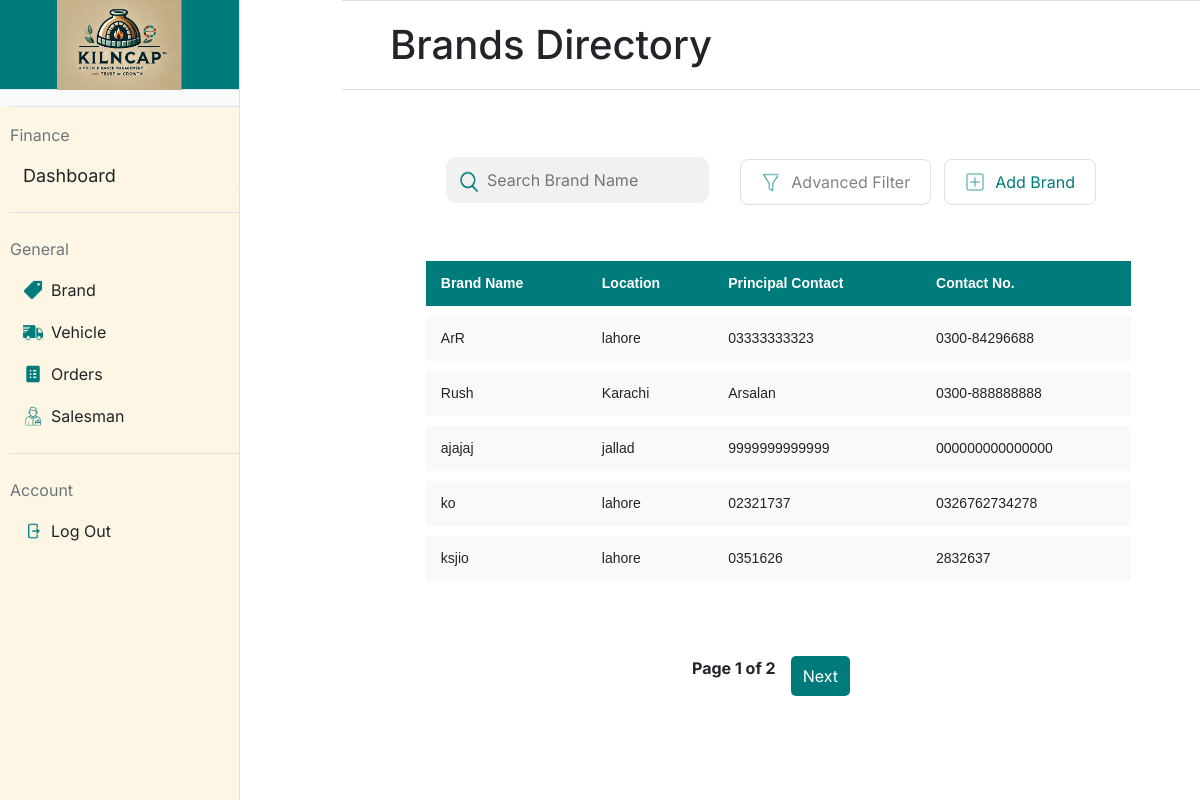
/brand (signed in), run on the app's committed database.
### models/brand.py (models this page shows, shortened)
class Brand(db.Model):
    __tablename__ = 'brands'
    id = db.Column(db.Integer, primary_key=True, autoincrement=True)
    name = db.Column(db.String(30), nullable=False)
    location = db.Column(db.String(100), nullable=False)
    contact_no = db.Column(db.String(12), unique=True, nullable=False)
    principal_contact = db.Column(db.String(12), nullable=False)
    brick_types = db.relationship('BrickType', backref='brand', cascade="all, delete-orphan")

### app.py (the view)
@app.route('/brand', methods=['GET'])
@login_required
def brand():
    page = request.args.get('page', 1, type=int)  # Get the current page number from the URL query parameter
    per_page = 5  # Number of brands to display per page
    brands_paginated = Brand.query.paginate(page=page, per_page=per_page)  # Query the brands with pagination
    return render_template('brand.html', brands=brands_paginated.items, pagination=brands_paginated)

### app.py (called while the page is built)
@login_manager.user_loader
def load_user(user_id):
    return User.query.get(int(user_id))

### models/user.py (called while the page is built)
    @property
    def is_active(self):
        return True

### templates/brand.html (shortened to what this page needs)
{% extends "base.html" %}
{% block title %}
<link rel="stylesheet" href="static/brand.css">
{% endblock %}
{% block mainheading %}
Brands Directory
{% endblock %}
{% block maincontent %}
<div>
    <table style="padding-left: 5.5%; width: 100%; table-layout: fixed;">
        <form action="{{ url_for('brand_list_buttons') }}" method="post">
            <td style="width:30%; padding-left: 85px;">
                    <div style="position: relative; width: 100%;">
                        <img src="/static/icons/search-icon.png"
                             alt="Search Icon"
                             style="position: absolute; left: 7px; top: 60%; transform: translateY(-50%); width: 30px; height: 30px;">
                        <input type="text" name="search_text"
                               placeholder="Search Brand Name" title="Press Enter to Search"
                               style="width: 100%; padding-left: 40px;" onkeydown="if(event.key === 'Enter'){ this.form.submit(); }">
                    </div>
                </td>
        </form>
        <form action="{{ url_for('brand_list_buttons') }}" method="post">
            <td style="width: 20%; padding-left: 30px; padding-top:15px; text-align: left; font-size: 16px; font-weight: bold;">
                <button class="styled-button" name="button" id="filterButton"
                    value="filter_brand" type="button">
                    <img src="/static/icons/filter-icon.png" alt="Icon"
                        class="button-icon">
                    Advanced Filter
                </button>
            </td>
            <td style="width: 20%;padding-top:15px; text-align: right;">
                <button class="styled-button" name="button" value="add_brand">
                    <img src="/static/icons/add-icon.png" alt="Icon"
                        class="button-icon">
                    <div style="color:#007B7B">Add Brand</div>
                </button>
            </td>
        </form>
    </table>
    <div style="padding: 5.5%;">
        <table class="styled-table"
            style="padding-left: 20px; width: 100%; border-collapse: separate; border-spacing: 0 10px;">
            <thead>
                <tr>
                    <th>Brand Name</th>
                    <th>Location</th>
                    <th>Principal Contact</th>
                    <th>Contact No.</th>
                </tr>
            </thead>
            <tbody>
                {% for brand in brands %}
                <tr
                    data-url="{{ url_for('brand_details', brand_id=brand.id) }}"
                    onclick="redirectToDetails(this)" style="cursor: pointer;">
                    <td>{{ brand.name }}</td>
                    <td>{{ brand.location }}</td>
                    <td>{{ brand.principal_contact }}</td>
                    <td>{{ brand.contact_no }}</td>
                </tr>
                {% endfor %}
            </tbody>
        </table>
    </div>
    <div class="pagination">
        <span>Page {{ pagination.page }} of {{ pagination.pages }}</span>
        {% if pagination.has_next %}
        <a href="{{ url_for('brand', page=pagination.next_num) }}">Next</a>
        {% endif %}
    </div>
</div>
{% endblock %}

### static/styles.css (style rules this page uses)
body { font-family: "Inter"; margin: 0; height: 100vh; display: flex; }
input[type="text"], input[type="password"] { width: 100%; padding: 10px; margin-top: 10px; background-color: #f2f1f1; border: 1px solid #f2f1f1; border-radius: 10px; }

### static/brand.css (style rules this page uses)
body { font-family: 'Inter', sans-serif; margin: 0; padding: 0; box-sizing: border-box; height: 100vh; display: flex; flex-direction: column; overflow-x: hidden; }
.styled-button { display: flex; align-items: center; padding: 10px 20px; font-size: 16px; background-color: #FFFFFF; color: #828282; border: 1px #E0E0E0 solid; border-radius: 8px; cursor: pointer; outline: none; }
.button-icon { height: 20px; margin-right: 10px; }
.styled-table { width: 100%; border-collapse: separate; border-spacing: 0 10px; font-family: Arial, sans-serif; font-size: 14px; }
.styled-table thead tr { background-color: #007B7B; color: white; text-align: left; height: 40px; }
.styled-table th, .styled-table td { padding: 12px 15px; word-wrap: break-word; }
.styled-table tbody tr { background-color: #f9f9f9; border-bottom: 1px solid #dddddd; }
.styled-table tbody tr:last-of-type { border-bottom: none; }
.pagination { display: flex; justify-content: center; margin: 20px 0; }
.pagination a { margin: 0 5px; padding: 8px 12px; text-decoration: none; color: white; background-color: #007B7B; border-radius: 5px; }
.pagination span { margin: 0 10px; font-weight: bold; }

### data on the page
Brand: name "ArR", location "lahore", principal_contact "03333333323", contact_no "0300-84296688"
Brand: name "Rush", location "Karachi", principal_contact "Arsalan", contact_no "0300-888888888"
Brand: name "ajajaj", location "jallad", principal_contact "9999999999999", contact_no "000000000000000"
Brand: name "ko", location "lahore", principal_contact "02321737", contact_no "0326762734278"
Brand: name "ksjio", location "lahore", principal_contact "0351626", contact_no "2832637"

### other printed values
{{ pagination.page }} "1"
{{ pagination.pages }} "2"
